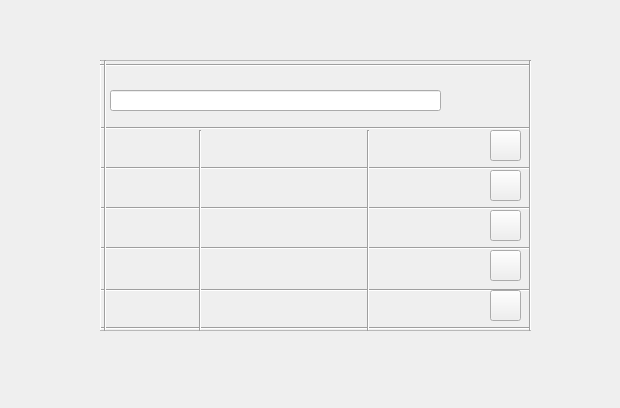
<?xml version="1.0" encoding="UTF-8"?>
<ui version="4.0">
 <class>search</class>
 <widget class="QWidget" name="search">
  <property name="geometry">
   <rect>
    <x>0</x>
    <y>0</y>
    <width>620</width>
    <height>408</height>
   </rect>
  </property>
  <property name="windowTitle">
   <string>Form</string>
  </property>
  <widget class="QFrame" name="frame">
   <property name="geometry">
    <rect>
     <x>100</x>
     <y>60</y>
     <width>431</width>
     <height>271</height>
    </rect>
   </property>
   <property name="frameShape">
    <enum>QFrame::StyledPanel</enum>
   </property>
   <property name="frameShadow">
    <enum>QFrame::Raised</enum>
   </property>
   <widget class="Line" name="line">
    <property name="geometry">
     <rect>
      <x>0</x>
      <y>60</y>
      <width>431</width>
      <height>16</height>
     </rect>
    </property>
    <property name="orientation">
     <enum>Qt::Horizontal</enum>
    </property>
   </widget>
   <widget class="Line" name="line_2">
    <property name="geometry">
     <rect>
      <x>0</x>
      <y>100</y>
      <width>441</width>
      <height>16</height>
     </rect>
    </property>
    <property name="orientation">
     <enum>Qt::Horizontal</enum>
    </property>
   </widget>
   <widget class="Line" name="line_3">
    <property name="geometry">
     <rect>
      <x>0</x>
      <y>140</y>
      <width>431</width>
      <height>16</height>
     </rect>
    </property>
    <property name="orientation">
     <enum>Qt::Horizontal</enum>
    </property>
   </widget>
   <widget class="Line" name="line_4">
    <property name="geometry">
     <rect>
      <x>0</x>
      <y>180</y>
      <width>431</width>
      <height>16</height>
     </rect>
    </property>
    <property name="orientation">
     <enum>Qt::Horizontal</enum>
    </property>
   </widget>
   <widget class="Line" name="line_5">
    <property name="geometry">
     <rect>
      <x>0</x>
      <y>220</y>
      <width>431</width>
      <height>20</height>
     </rect>
    </property>
    <property name="orientation">
     <enum>Qt::Horizontal</enum>
    </property>
   </widget>
   <widget class="Line" name="line_6">
    <property name="geometry">
     <rect>
      <x>-17</x>
      <y>0</y>
      <width>20</width>
      <height>271</height>
     </rect>
    </property>
    <property name="orientation">
     <enum>Qt::Vertical</enum>
    </property>
   </widget>
   <widget class="Line" name="line_7">
    <property name="geometry">
     <rect>
      <x>0</x>
      <y>260</y>
      <width>431</width>
      <height>16</height>
     </rect>
    </property>
    <property name="orientation">
     <enum>Qt::Horizontal</enum>
    </property>
   </widget>
   <widget class="Line" name="line_8">
    <property name="geometry">
     <rect>
      <x>0</x>
      <y>-10</y>
      <width>431</width>
      <height>16</height>
     </rect>
    </property>
    <property name="orientation">
     <enum>Qt::Horizontal</enum>
    </property>
   </widget>
   <widget class="Line" name="line_10">
    <property name="geometry">
     <rect>
      <x>-17</x>
      <y>0</y>
      <width>20</width>
      <height>271</height>
     </rect>
    </property>
    <property name="orientation">
     <enum>Qt::Vertical</enum>
    </property>
   </widget>
   <widget class="Line" name="line_11">
    <property name="geometry">
     <rect>
      <x>-17</x>
      <y>0</y>
      <width>20</width>
      <height>271</height>
     </rect>
    </property>
    <property name="orientation">
     <enum>Qt::Vertical</enum>
    </property>
   </widget>
   <widget class="Line" name="line_12">
    <property name="geometry">
     <rect>
      <x>-40</x>
      <y>0</y>
      <width>81</width>
      <height>271</height>
     </rect>
    </property>
    <property name="orientation">
     <enum>Qt::Vertical</enum>
    </property>
   </widget>
   <widget class="Line" name="line_13">
    <property name="geometry">
     <rect>
      <x>0</x>
      <y>-48</y>
      <width>118</width>
      <height>51</height>
     </rect>
    </property>
    <property name="orientation">
     <enum>Qt::Horizontal</enum>
    </property>
   </widget>
   <widget class="Line" name="line_14">
    <property name="geometry">
     <rect>
      <x>0</x>
      <y>-20</y>
      <width>431</width>
      <height>51</height>
     </rect>
    </property>
    <property name="orientation">
     <enum>Qt::Horizontal</enum>
    </property>
   </widget>
   <widget class="Line" name="line_15">
    <property name="geometry">
     <rect>
      <x>-20</x>
      <y>0</y>
      <width>51</width>
      <height>271</height>
     </rect>
    </property>
    <property name="orientation">
     <enum>Qt::Vertical</enum>
    </property>
   </widget>
   <widget class="Line" name="line_16">
    <property name="geometry">
     <rect>
      <x>90</x>
      <y>70</y>
      <width>20</width>
      <height>201</height>
     </rect>
    </property>
    <property name="orientation">
     <enum>Qt::Vertical</enum>
    </property>
   </widget>
   <widget class="Line" name="line_17">
    <property name="geometry">
     <rect>
      <x>260</x>
      <y>70</y>
      <width>16</width>
      <height>201</height>
     </rect>
    </property>
    <property name="orientation">
     <enum>Qt::Vertical</enum>
    </property>
   </widget>
   <widget class="QLabel" name="face0">
    <property name="geometry">
     <rect>
      <x>10</x>
      <y>70</y>
      <width>90</width>
      <height>32</height>
     </rect>
    </property>
    <property name="font">
     <font>
      <pointsize>23</pointsize>
     </font>
    </property>
    <property name="layoutDirection">
     <enum>Qt::LeftToRight</enum>
    </property>
    <property name="text">
     <string/>
    </property>
   </widget>
   <widget class="QLabel" name="song0">
    <property name="geometry">
     <rect>
      <x>110</x>
      <y>70</y>
      <width>151</width>
      <height>31</height>
     </rect>
    </property>
    <property name="font">
     <font>
      <family>楷体</family>
      <pointsize>16</pointsize>
     </font>
    </property>
    <property name="text">
     <string/>
    </property>
   </widget>
   <widget class="QLabel" name="singer0">
    <property name="geometry">
     <rect>
      <x>280</x>
      <y>70</y>
      <width>131</width>
      <height>31</height>
     </rect>
    </property>
    <property name="font">
     <font>
      <family>楷体</family>
      <pointsize>16</pointsize>
     </font>
    </property>
    <property name="text">
     <string/>
    </property>
   </widget>
   <widget class="QLabel" name="face1">
    <property name="geometry">
     <rect>
      <x>10</x>
      <y>110</y>
      <width>90</width>
      <height>32</height>
     </rect>
    </property>
    <property name="text">
     <string/>
    </property>
   </widget>
   <widget class="QLabel" name="face2">
    <property name="geometry">
     <rect>
      <x>10</x>
      <y>150</y>
      <width>90</width>
      <height>32</height>
     </rect>
    </property>
    <property name="text">
     <string/>
    </property>
   </widget>
   <widget class="QLabel" name="face3">
    <property name="geometry">
     <rect>
      <x>10</x>
      <y>190</y>
      <width>90</width>
      <height>32</height>
     </rect>
    </property>
    <property name="text">
     <string/>
    </property>
   </widget>
   <widget class="QLabel" name="face4">
    <property name="geometry">
     <rect>
      <x>10</x>
      <y>230</y>
      <width>90</width>
      <height>32</height>
     </rect>
    </property>
    <property name="text">
     <string/>
    </property>
   </widget>
   <widget class="QLabel" name="song1">
    <property name="geometry">
     <rect>
      <x>110</x>
      <y>110</y>
      <width>150</width>
      <height>31</height>
     </rect>
    </property>
    <property name="font">
     <font>
      <family>楷体</family>
      <pointsize>16</pointsize>
     </font>
    </property>
    <property name="text">
     <string/>
    </property>
   </widget>
   <widget class="QLabel" name="song2">
    <property name="geometry">
     <rect>
      <x>110</x>
      <y>150</y>
      <width>150</width>
      <height>31</height>
     </rect>
    </property>
    <property name="font">
     <font>
      <family>楷体</family>
      <pointsize>16</pointsize>
     </font>
    </property>
    <property name="text">
     <string/>
    </property>
   </widget>
   <widget class="QLabel" name="song3">
    <property name="geometry">
     <rect>
      <x>110</x>
      <y>190</y>
      <width>150</width>
      <height>31</height>
     </rect>
    </property>
    <property name="font">
     <font>
      <family>楷体</family>
      <pointsize>16</pointsize>
     </font>
    </property>
    <property name="text">
     <string/>
    </property>
   </widget>
   <widget class="QLabel" name="song4">
    <property name="geometry">
     <rect>
      <x>110</x>
      <y>230</y>
      <width>150</width>
      <height>31</height>
     </rect>
    </property>
    <property name="font">
     <font>
      <family>楷体</family>
      <pointsize>16</pointsize>
     </font>
    </property>
    <property name="text">
     <string/>
    </property>
   </widget>
   <widget class="QLabel" name="singer1">
    <property name="geometry">
     <rect>
      <x>280</x>
      <y>110</y>
      <width>141</width>
      <height>31</height>
     </rect>
    </property>
    <property name="font">
     <font>
      <family>楷体</family>
      <pointsize>16</pointsize>
     </font>
    </property>
    <property name="text">
     <string/>
    </property>
   </widget>
   <widget class="QLabel" name="singer2">
    <property name="geometry">
     <rect>
      <x>280</x>
      <y>150</y>
      <width>141</width>
      <height>31</height>
     </rect>
    </property>
    <property name="font">
     <font>
      <family>楷体</family>
      <pointsize>16</pointsize>
     </font>
    </property>
    <property name="text">
     <string/>
    </property>
   </widget>
   <widget class="QLabel" name="singer3">
    <property name="geometry">
     <rect>
      <x>280</x>
      <y>190</y>
      <width>141</width>
      <height>31</height>
     </rect>
    </property>
    <property name="font">
     <font>
      <family>楷体</family>
      <pointsize>16</pointsize>
     </font>
    </property>
    <property name="text">
     <string/>
    </property>
   </widget>
   <widget class="QLabel" name="singer4">
    <property name="geometry">
     <rect>
      <x>280</x>
      <y>230</y>
      <width>141</width>
      <height>31</height>
     </rect>
    </property>
    <property name="font">
     <font>
      <family>楷体</family>
      <pointsize>16</pointsize>
     </font>
    </property>
    <property name="text">
     <string/>
    </property>
   </widget>
   <widget class="QLineEdit" name="lineEdit">
    <property name="geometry">
     <rect>
      <x>10</x>
      <y>30</y>
      <width>331</width>
      <height>21</height>
     </rect>
    </property>
   </widget>
   <widget class="QPushButton" name="searchBtn">
    <property name="geometry">
     <rect>
      <x>350</x>
      <y>30</y>
      <width>61</width>
      <height>21</height>
     </rect>
    </property>
    <property name="styleSheet">
     <string notr="true">QPushButton{
border-image:none;
background-color:rgba(255,255,255,0);
border-radius:5px
}
QPushButton:hover
{
background-color:rgba(255,255,255,0.5);
}
</string>
    </property>
    <property name="text">
     <string/>
    </property>
    <property name="icon">
     <iconset resource="icons.qrc">
      <normaloff>:/new/prefix1/icons/chazhao.png</normaloff>:/new/prefix1/icons/chazhao.png</iconset>
    </property>
   </widget>
   <widget class="QPushButton" name="pushButton_1">
    <property name="geometry">
     <rect>
      <x>390</x>
      <y>70</y>
      <width>31</width>
      <height>31</height>
     </rect>
    </property>
    <property name="text">
     <string/>
    </property>
    <property name="icon">
     <iconset resource="icons.qrc">
      <normaloff>:/new/prefix1/icons/bofang.png</normaloff>:/new/prefix1/icons/bofang.png</iconset>
    </property>
   </widget>
   <widget class="QPushButton" name="pushButton_2">
    <property name="geometry">
     <rect>
      <x>390</x>
      <y>110</y>
      <width>31</width>
      <height>31</height>
     </rect>
    </property>
    <property name="text">
     <string/>
    </property>
    <property name="icon">
     <iconset resource="icons.qrc">
      <normaloff>:/new/prefix1/icons/bofang.png</normaloff>:/new/prefix1/icons/bofang.png</iconset>
    </property>
   </widget>
   <widget class="QPushButton" name="pushButton_3">
    <property name="geometry">
     <rect>
      <x>390</x>
      <y>150</y>
      <width>31</width>
      <height>31</height>
     </rect>
    </property>
    <property name="text">
     <string/>
    </property>
    <property name="icon">
     <iconset resource="icons.qrc">
      <normaloff>:/new/prefix1/icons/bofang.png</normaloff>:/new/prefix1/icons/bofang.png</iconset>
    </property>
   </widget>
   <widget class="QPushButton" name="pushButton_5">
    <property name="geometry">
     <rect>
      <x>390</x>
      <y>230</y>
      <width>31</width>
      <height>31</height>
     </rect>
    </property>
    <property name="text">
     <string/>
    </property>
    <property name="icon">
     <iconset resource="icons.qrc">
      <normaloff>:/new/prefix1/icons/bofang.png</normaloff>:/new/prefix1/icons/bofang.png</iconset>
    </property>
   </widget>
  </widget>
  <widget class="Line" name="line_9">
   <property name="geometry">
    <rect>
     <x>510</x>
     <y>60</y>
     <width>41</width>
     <height>271</height>
    </rect>
   </property>
   <property name="orientation">
    <enum>Qt::Vertical</enum>
   </property>
  </widget>
  <widget class="QPushButton" name="closeBtn">
   <property name="geometry">
    <rect>
     <x>0</x>
     <y>0</y>
     <width>41</width>
     <height>31</height>
    </rect>
   </property>
   <property name="styleSheet">
    <string notr="true">QPushButton{
border-image:none;
background-color:rgba(255,255,255,0);
border-radius:5px
}
QPushButton:hover
{
background-color:rgba(255,255,255,0.5);
}
</string>
   </property>
   <property name="text">
    <string/>
   </property>
   <property name="icon">
    <iconset resource="icons.qrc">
     <normaloff>:/new/prefix1/icons/guanbi.png</normaloff>:/new/prefix1/icons/guanbi.png</iconset>
   </property>
   <property name="iconSize">
    <size>
     <width>15</width>
     <height>15</height>
    </size>
   </property>
  </widget>
  <widget class="QPushButton" name="pushButton_4">
   <property name="geometry">
    <rect>
     <x>490</x>
     <y>250</y>
     <width>31</width>
     <height>31</height>
    </rect>
   </property>
   <property name="text">
    <string/>
   </property>
   <property name="icon">
    <iconset resource="icons.qrc">
     <normaloff>:/new/prefix1/icons/bofang.png</normaloff>:/new/prefix1/icons/bofang.png</iconset>
   </property>
  </widget>
 </widget>
 <resources>
  <include location="icons.qrc"/>
 </resources>
 <connections/>
</ui>
